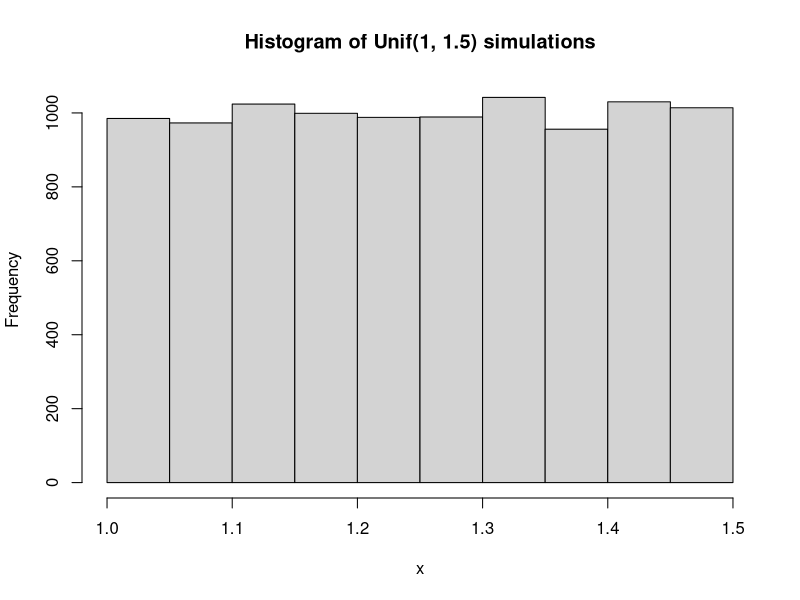
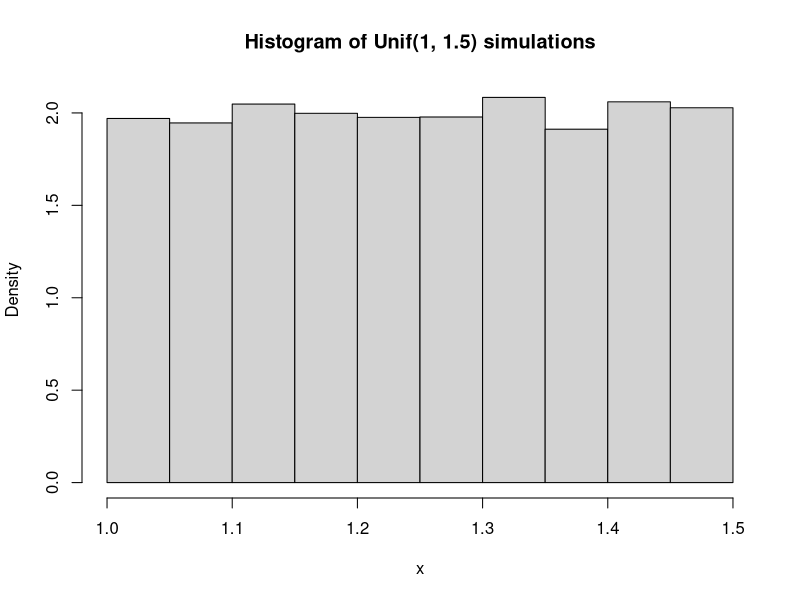
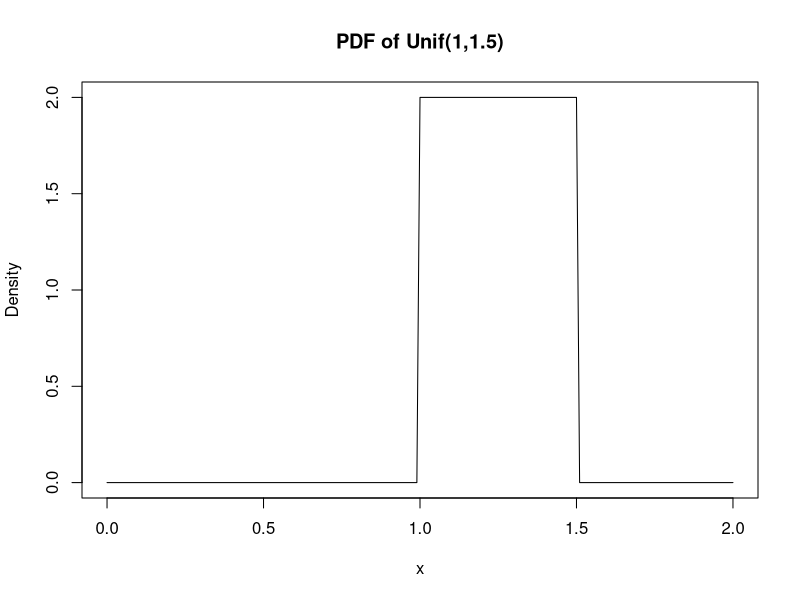
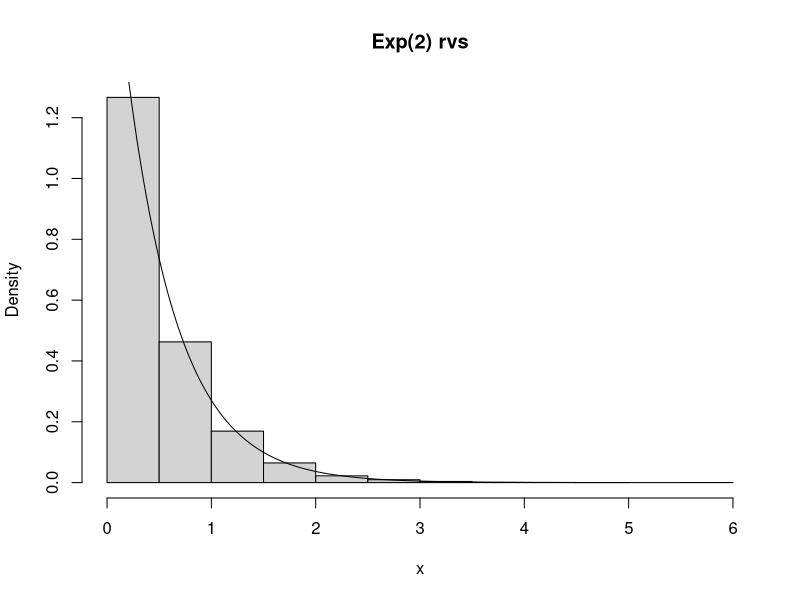

Generate these figures, in order, with R:
## ---- chunk 1
knitr::opts_chunk$set(echo = TRUE, fig.height = 2.75, fig.width = 4)
## ---- chunk 2
# X ~ N(0, 4) -> What is P(X <= 1)?
pnorm(1, 0, sqrt(4))
## ---- chunk 3
# Generate 10 random variables from the Unif(0,1) distribution:
runif(10, min = 0, max = 1)

# X ~ Exp(2). What is f(1)?
dexp(2)

# Obtain median of standard normal
qnorm(0.5, 0, 1)
## ---- chunk 4
# simulate lots and lots of Unif(1, 1.5) rvs
sims <- runif(10000, min = 1, max = 1.5)

# make a histogram of the simulations
hist(x= sims, xlab = "x", main = "Histogram of Unif(1, 1.5) simulations")

# turn y-axis into a density
hist(x = sims,  xlab = "x", main = "Histogram of Unif(1, 1.5) simulations",
     freq = F)
## ---- chunk 5
# create a sequence of values from 0 and 2 at equally-size 0.01 increments
x_seq <- seq(0, 2, 0.01)

# evaluate PDF of interest at each value in x_seq
f <- dunif(x_seq, min = 1, max = 1.5)

# type = "l" turns into lines
plot(x = x_seq, y = f, xlab = "x", ylab = "Density", main = "PDF of Unif(1,1.5)",
     type = "l")
## ---- chunk 6
# generate lots of Unif(0,1) rvs
u <- runif(10000, min = 0, max = 1)

# use inverse CDF that we derived
lambda <- 2
x <- (-1/lambda) * log(1 - u)

# let's visualize them:
hist(x, xlab = "x", main = "Exp(2) rvs", freq = F)

# let's add the following to to double check
x_seq <- seq(0, 5, 0.01)
f <- dexp(x_seq, rate = lambda)
lines(x_seq, f, type = "l")
